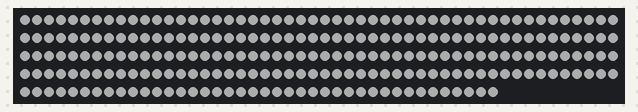
The sketch below on a simulated Arduino Uno, built with avr-gcc and run on an emulated ATmega328P. Parts: 240 RGB LEDs in strip order, left to right, continuing on the next row. Dim RGB values are drawn brighter than linear.

Above: at 0.1 s.

The sketch:

all_white.ino
```cpp
#include <FastLED.h>

// Dead-simple strip confirmation: every LED solid white, nothing else — no
// piezos, no logic. If this lights the strip, the LEDs + data + power are good
// and any "no lights" is upstream (firmware/piezo). If it DOESN'T light, the
// fault is the strip itself: GPIO 11 data wire, the 470 Ω, strip 5V/GND, or a
// broken common ground. Brightness is held to a modest, even level (well under
// the fuse) so a single power feed shows no droop.
#define LED_PIN       11
#define NUM_LEDS      240
#define MAX_POWER_MA  2000

CRGB leds[NUM_LEDS];

void setup() {
  FastLED.addLeds<WS2812B, LED_PIN, GRB>(leds, NUM_LEDS);
  FastLED.setBrightness(255);
  FastLED.setMaxPowerInVoltsAndMilliamps(5, MAX_POWER_MA);
  fill_solid(leds, NUM_LEDS, CRGB::White);
  FastLED.show();
}

void loop() {
  // Re-send the frame each second so the strip recovers instantly if you
  // wiggle a connector while checking.
  delay(1000);
  FastLED.show();
}
```
